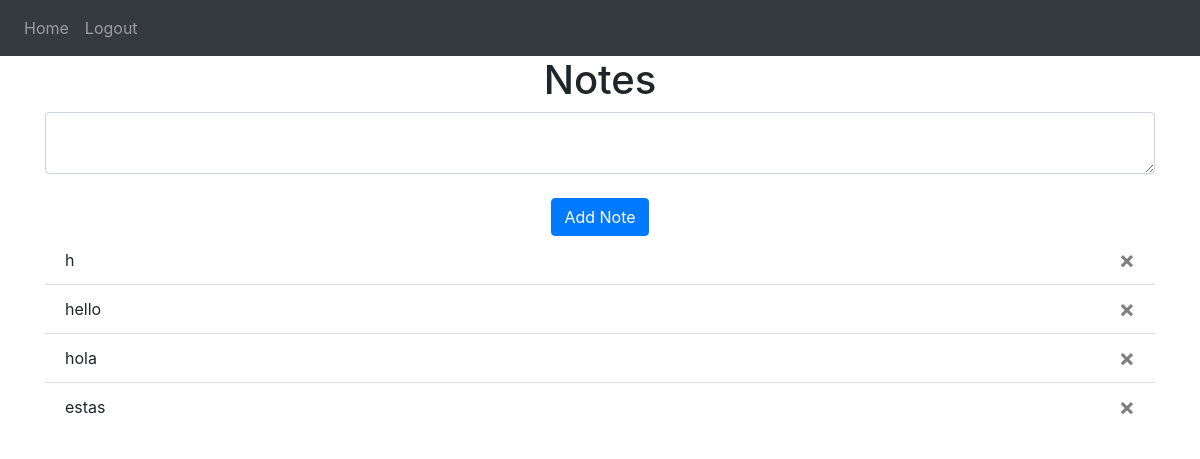
/ (signed in), run on an earlier commit of the app's database.
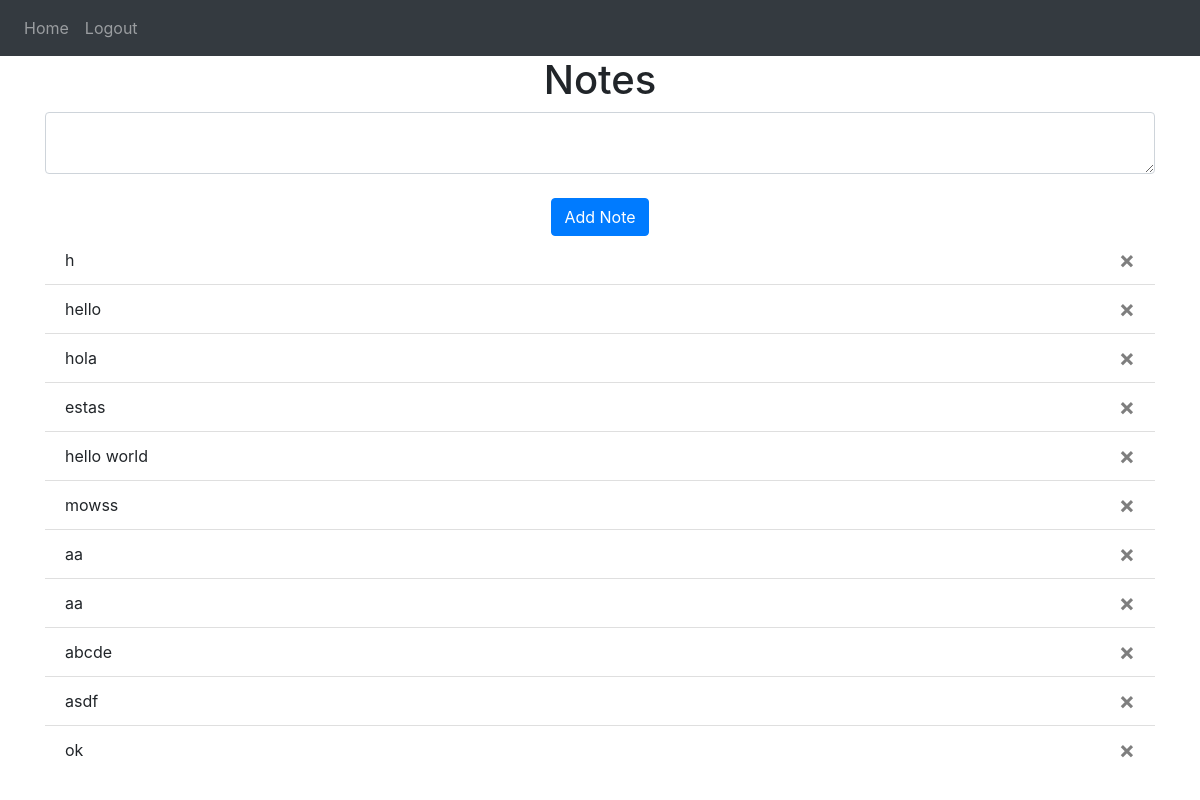
And on a later commit of the database.
### website/models.py (models this page shows)
class Note(db.Model):
    id = db.Column(db.Integer, primary_key=True)
    data = db.Column(db.String(10000))
    date = db.Column(db.DateTime(timezone=True), default=func.now())
    user_id = db.Column(db.Integer, db.ForeignKey('user.id'))

### website/views.py (the view, shortened to what this page needs)
@views.route('/', methods=['GET', 'POST'])
@login_required
def home():
    return render_template("home.html", user=current_user)

### website/__init__.py (called while the page is built)
def create_app():
    app = Flask(__name__)
    app.config['SECRET_KEY'] = 'al0ha3ncrypted*'
    app.config['SQLALCHEMY_DATABASE_URI'] = f'sqlite:///{DB_NAME}'
    db.init_app(app)
    from .views import views
    from .auth import auth
    app.register_blueprint(views, url_prefix='/')
    app.register_blueprint(auth, url_prefix='/')
    from .models import User, Note
    with app.app_context():
        print(app)
        db.create_all()
    login_manager = LoginManager()
    login_manager.login_view = 'auth.login'
    login_manager.init_app(app)
    @login_manager.user_loader
    def load_user(id):
        return User.query.get(int(id))
    return app

### website/templates/home.html (shortened to what this page needs)
{% extends "base.html" %}
{% block content %}
<h1 align="center">Notes</h1>
<form method="POST">
    <textarea name="note" id="note" class="form-control"></textarea>
    <br/>
    <div align="center">
        <button type="submit" class="btn btn-primary">Add Note</button>
    </div>
</form>
<ul class="list-group list-group-flush" id="notes">
    {% for note in user.notes %}
    <li class="list-group-item">
        {{ note.data }}
        <button type="button" class="close" onClick="deleteNote({{ note.id }})">
            <span aria-hidden="true">&times;</span>
        </button>
    </li>
    {% endfor %}
</ul>
{% endblock %}

### website/templates/base.html (shortened to what this page needs)
<!DOCTYPE html>
<html>
<head>
    <link rel="stylesheet" href="https://stackpath.bootstrapcdn.com/bootstrap/4.4.1/css/bootstrap.min.css" />
    <link rel="stylesheet" href="https://stackpath.bootstrapcdn.com/font-awesome/4.7.0/css/font-awesome.min.css" />
</head>
<body>
    <nav class="navbar navbar-expand-lg navbar-dark bg-dark">
        <div class="collapse navbar-collapse" id="navbar">
            <div class="navbar-nav">
                {% if user.is_authenticated %}
                <a class="nav-item nav-link" id="home" href="/">Home</a>
                <a class="nav-item nav-link" id="logout" href="/logout">Logout</a>
                {% else %}
                <a class="nav-item nav-link" id="login" href="/login">Login</a>
                <a class="nav-item nav-link" id="signUp" href="/sign-up">Sign Up</a>
                {% endif %}
            </div>
        </div>
    </nav>
    <div class="container">
        {% block content %}{% endblock %}
    </div>
</body>
</html>

What changed in the data, as far as the page shows it:
added Note: data "hello world"
added Note: data "mowss"
added Note: data "aa"
added Note: data "aa"
added Note: data "abcde"
added Note: data "asdf"
added Note: data "ok"
